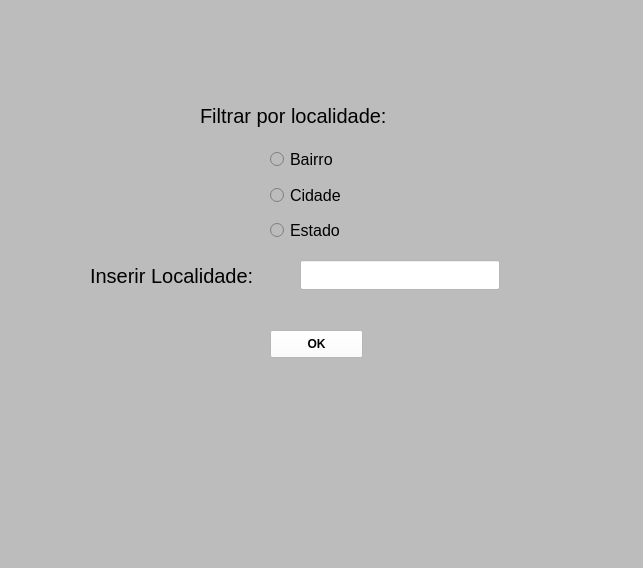
<?xml version="1.0" encoding="UTF-8"?>
<ui version="4.0">
 <class>MainWindow</class>
 <widget class="QMainWindow" name="MainWindow">
  <property name="geometry">
   <rect>
    <x>0</x>
    <y>0</y>
    <width>643</width>
    <height>568</height>
   </rect>
  </property>
  <property name="windowTitle">
   <string>MainWindow</string>
  </property>
  <property name="styleSheet">
   <string notr="true">background-color: rgb(188, 188, 188)</string>
  </property>
  <widget class="QWidget" name="centralwidget">
   <widget class="QRadioButton" name="op3">
    <property name="geometry">
     <rect>
      <x>270</x>
      <y>215</y>
      <width>311</width>
      <height>31</height>
     </rect>
    </property>
    <property name="font">
     <font>
      <pointsize>12</pointsize>
     </font>
    </property>
    <property name="text">
     <string>Estado</string>
    </property>
   </widget>
   <widget class="QLabel" name="label">
    <property name="geometry">
     <rect>
      <x>200</x>
      <y>100</y>
      <width>261</width>
      <height>31</height>
     </rect>
    </property>
    <property name="font">
     <font>
      <pointsize>15</pointsize>
     </font>
    </property>
    <property name="text">
     <string>Filtrar por localidade:</string>
    </property>
   </widget>
   <widget class="QRadioButton" name="op1">
    <property name="geometry">
     <rect>
      <x>270</x>
      <y>149</y>
      <width>221</width>
      <height>21</height>
     </rect>
    </property>
    <property name="font">
     <font>
      <pointsize>12</pointsize>
     </font>
    </property>
    <property name="text">
     <string>Bairro</string>
    </property>
   </widget>
   <widget class="QRadioButton" name="op2">
    <property name="geometry">
     <rect>
      <x>270</x>
      <y>180</y>
      <width>351</width>
      <height>31</height>
     </rect>
    </property>
    <property name="font">
     <font>
      <pointsize>12</pointsize>
     </font>
    </property>
    <property name="text">
     <string>Cidade</string>
    </property>
   </widget>
   <widget class="QPushButton" name="pushButton">
    <property name="geometry">
     <rect>
      <x>270</x>
      <y>330</y>
      <width>93</width>
      <height>28</height>
     </rect>
    </property>
    <property name="font">
     <font>
      <weight>75</weight>
      <bold>true</bold>
     </font>
    </property>
    <property name="styleSheet">
     <string notr="true">background-color: rgb(255, 255, 255)</string>
    </property>
    <property name="text">
     <string>OK</string>
    </property>
   </widget>
   <widget class="QLabel" name="label_2">
    <property name="geometry">
     <rect>
      <x>90</x>
      <y>260</y>
      <width>211</width>
      <height>31</height>
     </rect>
    </property>
    <property name="font">
     <font>
      <pointsize>15</pointsize>
     </font>
    </property>
    <property name="text">
     <string>Inserir Localidade:</string>
    </property>
   </widget>
   <widget class="QLineEdit" name="local">
    <property name="geometry">
     <rect>
      <x>300</x>
      <y>260</y>
      <width>200</width>
      <height>30</height>
     </rect>
    </property>
    <property name="font">
     <font>
      <pointsize>10</pointsize>
     </font>
    </property>
    <property name="styleSheet">
     <string notr="true">background-color: rgb(255, 255, 255)</string>
    </property>
    <property name="maxLength">
     <number>100</number>
    </property>
   </widget>
  </widget>
  <widget class="QMenuBar" name="menubar">
   <property name="geometry">
    <rect>
     <x>0</x>
     <y>0</y>
     <width>643</width>
     <height>26</height>
    </rect>
   </property>
  </widget>
  <widget class="QStatusBar" name="statusbar"/>
 </widget>
 <resources/>
 <connections/>
</ui>
